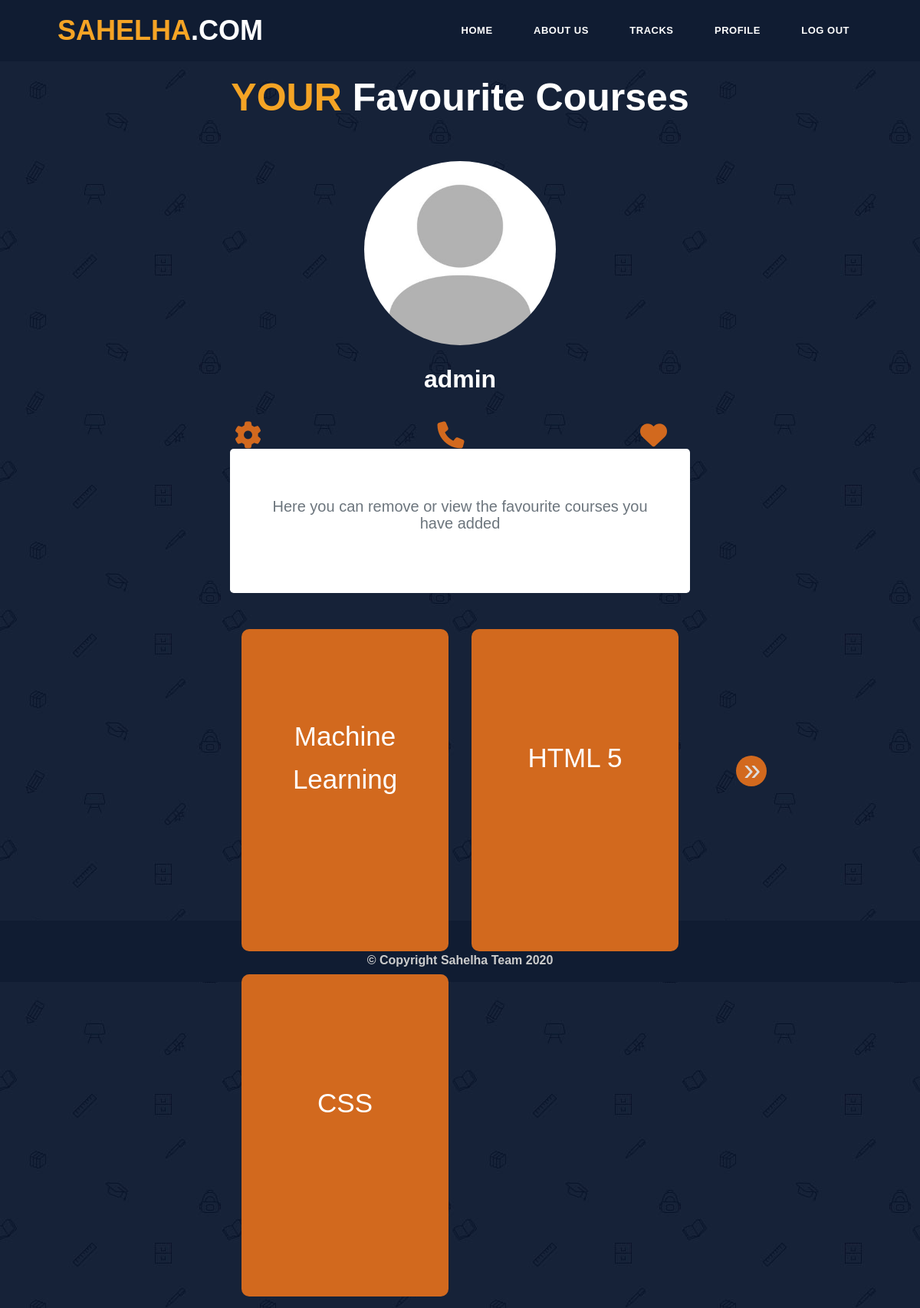
The app's page /accounts/profile/favourites/ (signed in) with its own data.
### accounts/models.py (models this page shows)
class Profile(models.Model):
   user= models.OneToOneField(User,on_delete=models.CASCADE)
   image  = models.ImageField(upload_to='profile/',default=image_url)
   def __str__(self):
        return str(self.user)

### tracksapp/models.py (models this page shows, shortened)
class courses(models.Model):
    class NewManager(models.Manager):
        def get_queryset(self):
            return super().get_queryset()
        options = (
            ('draft', 'Draft'),
            ('published', 'Published'),
        )
    title=models.CharField(max_length=30, verbose_name='Courses Name')
    firstcourse_title=models.CharField(max_length=30, blank=True, null=True, verbose_name="First Course Title")
    firstcourse_url=models.URLField(blank=True, null=True, verbose_name="First Course URL")
    secondcourse_title=models.CharField(max_length=30, blank=True, null=True , verbose_name="Second Course Title")
    secondcourse_url=models.URLField(blank=True, null=True, verbose_name="Second Course URL")
    thirdcourse_title=models.CharField(max_length=30, blank=True, null=True, verbose_name="Third Course Title")
    thirdcourse_url=models.URLField(blank=True, null=True, verbose_name="Third Course URL")
    slug=models.SlugField(blank=True, null=True)
    favourites=models.ManyToManyField(
        User,related_name='favourite',default=None,blank=True)
    objects = models.Manager()  # default manager
    newmanager = NewManager()  # custom manager

### accounts/views.py (the view)
# urls.py: path('profile/favourites/', views.favourite_list, name='favourite_list')
@ login_required
def favourite_list(request):
    profile = Profile.objects.get(user=request.user)
    new = courses.newmanager.filter(favourites=request.user)
    paginator = Paginator(new, 3)
    page_number = request.GET.get('page')
    page_obj = paginator.get_page(page_number)
    return render(request,'accounts/favourites.html',{'profile':profile, 'new':page_obj})

### accounts/templates/accounts/favourites.html (shortened to what this page needs)
<link rel="stylesheet" href="https://stackpath.bootstrapcdn.com/bootstrap/4.5.2/css/bootstrap.min.css"
>
{% load static %}
<!DOCTYPE html>
<html lang="en">
<head>
    <link href="{% static 'https://stackpath.bootstrapcdn.com/font-awesome/4.7.0/css/font-awesome.min.css' %}" rel="stylesheet">
    <link rel="stylesheet" href="{% static 'css/normalize.css' %}">
    <link rel="stylesheet" href="{% static 'css/old.css' %}">
</head>
<body style="background-image:url('{% static 'img/courses-bg.jpg' %}');">
    <section class="first ccc" >
        <header class="main-header clearfix" role="header">
            <div class="logo">
              <em>SAHELHA</em>.COM
            </div>
            <nav id="menu" class="main-nav" role="navigation">
              <ul class="main-menu">
                <li><a href="{% url 'tracks:track_list' %}">Home</a></li>
                <li class="has-submenu"><a href="{% url 'tracks:track_list' %}">About Us</a></li>
                <li><a href="{% url 'tracks:track_list' %}">Tracks</a></li>
                {%if request.user.is_authenticated%}
                <li><a href="{% url 'accounts:profile' %}">Profile</a></li>
                <li><a href="{% url 'logout' %}">Log Out</a></li>
                {%else%}
                <li><a href="{% url 'login' %}">Login</a></li>
                {%endif%}
              </ul>
            </nav>
        </header>
        <div class="profile">
        <em>YOUR</em>    Favourite Courses
    </div>
    <div class="learner">
      <img class="imm"src="{{profile.image.url}}">
    </div>
        <div class="learnername">{{profile}}</div>
        <div class="icon">
            <i class="fa fa-cog" aria-hidden="true"></i>
            <i class="fa fa-phone" aria-hidden="true"></i>
            <i class="fa fa-heart" aria-hidden="true"></i>
        </div>
    <div>
        <div class="container1">
          <div >
              <div >
                  <div >
                        <section class="jumbotron text-center bg-white">
                            <div class="container">
                                <p class="lead text-muted">Here you can remove or view the favourite courses you have added</p>
                            </div>
                        </section>
                    </div>
                                {% for course in new %}
                                <div class="box">
                                    <div class="title">
                                        <p>{{course.title}}</p>
                                    </div>
                                    <div class="content">
                                        <ul>
                                        <li><a href="{{course.firstcourse_url}}"><p>{{course.firstcourse_title}}</p></a></li>
                                        <li><a href="{{course.secondcourse_url}}"><p>{{course.secondcourse_title}}</p></a></li>
                                        {% if course.thirdcourse_title != null %}
                                        <li><a href="{{course.thirdcourse_url}}"><p>{{course.thirdcourse_title}}</p></a></li>
                                        {% endif %}
                                        <div id="favourite-section"><a href="{% url 'accounts:favourite_add' course.id %}"
                                            style="margin-top: 5px;    padding: 6px;"  class="btn btn-danger">Remove</a></div>
                                        </ul>
                                    </div>
                                </div>
                                {% endfor %}
                                {% if new.has_other_pages %}
                                {% if new.has_next %}
                                  <a href="?page={{new.next_page_number}}" class="right">&raquo;</a>
                                {% endif %}
                              {% endif %}
              </div>
          </div>
          </div>
        </div>
      </section>
      <section class="second">
        <div class="footer">
          <footer>&copy; Copyright Sahelha Team 2020</footer>
        </div>
        </section>
</body>
</html>

### static/css/old.css (style rules this page uses)
body { background-color: #121b2f; font-family: 'Montserrat', sans-serif; }
.first { height:1200px; width: 100%; font-family: 'Montserrat', sans-serif; position:relative; z-index: 12; top: 0; margin:0; padding:0; cursor: pointer; background-size: cover; }
a { text-decoration: none; }
ul { padding: 0px; margin: 0px; list-style: none; }
p { font-size: 13px; line-height: 22px; }
.main-header { background-color: rgb(16,28,50); height: 80px; position: fixed; z-index: 12; width: 100%; top: 0; transition: all 0.2s ease-in-out; height: 80px; text-align: center; line-height: 40px; padding-right: 15px; padding-left: 15px; margin-right: auto; margin-left: auto; font-family: 'Montserrat', sans-serif; }
.main-header .logo { float: left; line-height: 80px; padding-left: 60px; font-size: 36px; text-transform: uppercase; font-weight: 800; color: #fff; }
.main-header .logo em { font-style: normal; color: #f5a425; }
.main-menu { float: right; padding-right: 60px; }
.main-menu li { display: inline-block; line-height: 79px; margin-left: 15px; position: relative; }
.main-menu li:first-child { margin-left: 0px; }
.main-menu li a { padding: 10px 15px; font-size: 13px; text-transform: uppercase; letter-spacing: 0.5px; font-weight: 700; color: #fff; border: 2px solid transparent; transition: all 0.5s; }
.profile { width: 100%; height:100px; margin-left: auto; margin-right: auto; color:#fff; font-weight: bold; font-family: 'Montserrat', sans-serif; text-align: center; display: block; font-size: xx-large; font-size: 50px; font-weight: 900; font-style: normal; padding-top: 90px; }
em { color:#f5a425 ; font-style: normal; }
img { border-radius: 50%; height: 250px; width: 250px; display: block; margin-left: auto; margin-right: auto; padding-top: 10px; }
.learnername { width: 100%; height:100px; margin-left: auto; margin-right: auto; color:#fff; font-weight: bold; font-family: 'Montserrat', sans-serif; padding-top: 20px; text-align: center; display: block; font-size: xx-large; }
.icon { color: chocolate; font-size: 35px; text-align: center; display: flex; justify-content: space-between; margin-right: 27.5%; margin-left: 25.5%; }
.container1 { position: relative; display: flex; justify-content: center; align-content: center; flex-wrap: wrap; margin: 0px; padding: 0px 300px; width: auto; height: auto; }
.container1 .box { position: relative; width: calc(300px - 30px); height: calc(450px - 30px); flex-grow: 0; flex-shrink: 0; background: rgb(22, 34, 56) ; float :left; margin: 15px; text-align: center; box-sizing: border-box; overflow: hidden; border-radius: 10px; right: auto; }
.container1 .box .title { position: absolute; top: 0; left: 0; width: 100%; height: 100%; background: chocolate; transition: 0.5s; z-index: 1; }
.container1 .box .title p { position: absolute; top: 40%; left: 50%; transform: translate(-50% , -50%); font-size: 35px; line-height: 1.6; transition: 0.5s; color: #fff; }
.container1 .box .content { position: absolute; width: 100%; height: calc(100% - 100%); text-align: center; padding: 50px; box-sizing: border-box; transition: 0.5s; }
.container1 .box .content p { color:#fff; }
.container1 .box .content ul { top: 125px; text-align: center; position: relative; margin: 0; border-top: 1px solid rgba(250,250,250,0.25); }
.container1 .box .content ul li { display: block; padding: 10px 0px; border-bottom: 1px solid rgba(255, 255, 255, 0.25); text-align: center; color: #fff; font-size: 13px; text-transform: uppercase; font-weight: 700; line-height: 1.5; }
.second { width: 100%; height: 8px; background-color:rgb(16,28,50) ; text-align: center; color: #ccc; font-weight: bold; font-family: 'Montserrat', sans-serif; padding: 40px; }
.right, .left { background-color: #D2691E; display: inline-block; color: #ddd; text-decoration: none; text-align: center; border-radius: 100%; width: 40px; height: 40px; font-size: 40px; line-height: 0.4; }
.right { float: right; position: absolute; top: 400px; right: 200px; padding: 10px 10px 10px 10px; }
.ccc { height: 1200px; }
.imm { margin-top: 100px }

### records on screen
Profile: image (placeholder picture), user.username "admin"
courses: title "Machine Learning"
courses: title "HTML 5"
courses: title "CSS"
